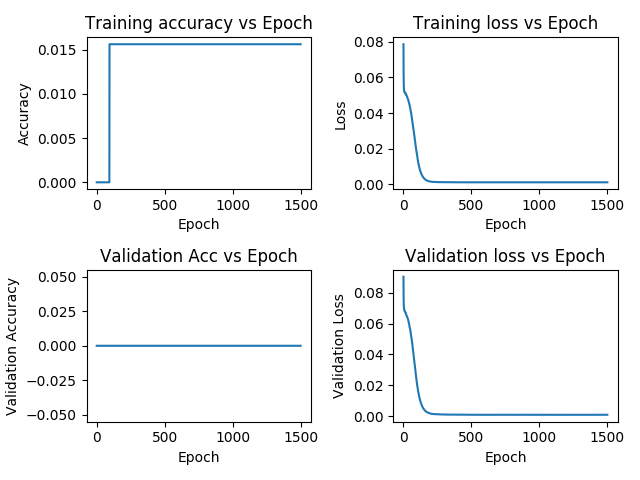

Source code (Python):
# -*- coding:utf-8 -*-

import numpy as np
import matplotlib.pyplot as plt

from keras.models import Sequential
from keras.layers import Dense
from keras.callbacks import History


def figures(history, figure_name="plots"):
    """ method to visualize accuracies and loss vs epoch for training as well as testind data
        Argumets: history     = an instance returned by model.fit method
                  figure_name = a string representing file name to plots. By default it is set to "plots"
       Usage: hist = model.fit(X,y)
       figures(hist) """
    if isinstance(history, History):
        hist = history.history
        epoch = history.epoch
        acc = hist['acc']
        loss = hist['loss']
        val_loss = hist['val_loss']
        val_acc = hist['val_acc']
        plt.figure(1)

        plt.subplot(2, 2, 1)
        plt.plot(epoch, acc)
        plt.title("Training accuracy vs Epoch")
        plt.xlabel("Epoch")
        plt.ylabel("Accuracy")

        plt.subplot(2, 2, 2)
        plt.plot(epoch, loss)
        plt.title("Training loss vs Epoch")
        plt.xlabel("Epoch")
        plt.ylabel("Loss")

        plt.subplot(2, 2, 3)
        plt.plot(epoch, val_acc)
        plt.title("Validation Acc vs Epoch")
        plt.xlabel("Epoch")
        plt.ylabel("Validation Accuracy")

        plt.subplot(2, 2, 4)
        plt.plot(epoch, val_loss)
        plt.title("Validation loss vs Epoch")
        plt.xlabel("Epoch")
        plt.ylabel("Validation Loss")
        plt.tight_layout()
        plt.savefig(figure_name)
    else:
        print("Input Argument is not an instance of class History")


data = np.loadtxt('./lin_data1.txt', delimiter=',')
x, y = data[:, 0], data[:, 1]
x = (x - x.min()) / (x.max() - x.min())
y = (y - y.min()) / (y.max() - y.min())
# x = normalize(x)
# y = normalize(y)
plt.scatter(x, y)
np.random.shuffle(x)
x_train, y_train = x[:80, ], x[:80, ]
x_test, y_test = x[81:, ], y[81:, ]

model = Sequential()
model.add(Dense(10, input_dim=1, init='uniform', activation='relu'))
model.add(Dense(1, activation='tanh'))

model.compile(loss='mse',
              optimizer='sgd', metrics=["accuracy"])
hist = model.fit(x_train, y_train, batch_size=3, nb_epoch=1500,
                 shuffle=True, verbose=0, validation_split=0.2)
score = model.evaluate(x_test, y_test, batch_size=8, verbose=1)
print(score)
y_pre = model.predict(x_test, batch_size=1)
plt.plot(x_test, y_pre, 'k--', lw=2)
plt.plot(x_test, y_test, 'rx')
plt.show()
figures(hist)
